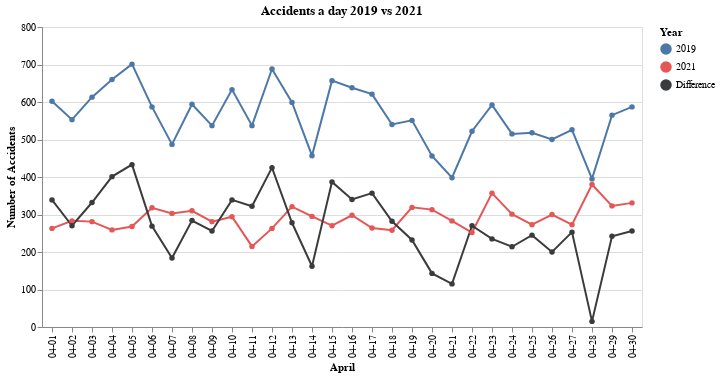

Here is the notebook cell this chart was saved with:
### Code cell
# As the required data is the difference between 2019 and 2021, the information is obtained with the following section of code:
def row_function19 (row):
  row['2019']=str(row['2019'])[5:10]
  return row
def row_function21 (row):
  row['2021']=str(row['2021'])[5:10]
  return row

merge21=dat21.apply(row_function21, axis=1)
merge19=dat19.apply(row_function19, axis=1)
datamerge=merge19.merge(merge21,left_on='2019',right_on='2021')
datamerge['Difference between years'] = datamerge['Accidents_x'] - datamerge['Accidents_y']

#Dataset to be plotted with the days of april and the difference between the desired years:
difference_joint=pd.DataFrame({'April':april_list,
                               'Year':['Difference']*len(april_list),
                           'Number of Accidents':datamerge['Difference between years']})


domain=['2019','2021','Difference']
df_all_difference=df_all[df_all['Year']!='2020'].append(difference_joint)

#Chart representation:
chart_all_difference=alt.Chart(df_all_difference).mark_line(size=2, point=True).encode(
    x='April',
    y='Number of Accidents',
    color=alt.Color('Year', scale=alt.Scale(domain= domain , range=['#4c78a8','#e45756','#3a3b3c']))
).properties(title='Accidents a day 2019 vs 2021')


#With the following we can have a unique chart, which is appropriate for the comparison among the graphs:
b_2=chart_all_difference
b_2

### Figure 1 — Vega-Lite specification as saved in the notebook (floating-point values rounded to 4 significant figures)
{"config": {"view": {"continuousWidth": 400, "continuousHeight": 300}}, "data": {"name": "data-1c1401d60828d704696b0b4b15fa42af"}, "mark": {"type": "line", "point": true, "size": 2}, "encoding": {"color": {"field": "Year", "scale": {"domain": ["2019", "2021", "Difference"], "range": ["#4c78a8", "#e45756", "#3a3b3c"]}, "type": "nominal"}, "x": {"field": "April", "type": "nominal"}, "y": {"field": "Number of Accidents", "type": "quantitative"}}, "title": "Accidents a day 2019 vs 2021", "$schema": "https://vega.github.io/schema/vega-lite/v4.17.0.json", "datasets": {"data-1c1401d60828d704696b0b4b15fa42af": [{"April": "04-01", "Year": "2019", "Number of Accidents": 602}, {"April": "04-02", "Year": "2019", "Number of Accidents": 553}, {"April": "04-03", "Year": "2019", "Number of Accidents": 613}, {"April": "04-04", "Year": "2019", "Number of Accidents": 660}, {"April": "04-05", "Year": "2019", "Number of Accidents": 701}, {"April": "04-06", "Year": "2019", "Number of Accidents": 587}, {"April": "04-07", "Year": "2019", "Number of Accidents": 487}, {"April": "04-08", "Year": "2019", "Number of Accidents": 594}, {"April": "04-09", "Year": "2019", "Number of Accidents": 537}, {"April": "04-10", "Year": "2019", "Number of Accidents": 633}, {"April": "04-11", "Year": "2019", "Number of Accidents": 537}, {"April": "04-12", "Year": "2019", "Number of Accidents": 688}, {"April": "04-13", "Year": "2019", "Number of Accidents": 599}, {"April": "04-14", "Year": "2019", "Number of Accidents": 457}, {"April": "04-15", "Year": "2019", "Number of Accidents": 657}, {"April": "04-16", "Year": "2019", "Number of Accidents": 638}, {"April": "04-17", "Year": "2019", "Number of Accidents": 621}, {"April": "04-18", "Year": "2019", "Number of Accidents": 540}, {"April": "04-19", "Year": "2019", "Number of Accidents": 551}, {"April": "04-20", "Year": "2019", "Number of Accidents": 456}, {"April": "04-21", "Year": "2019", "Number of Accidents": 398}, {"April": "04-22", "Year": "2019", "Number of Accidents": 522}, {"April": "04-23", "Year": "2019", "Number of Accidents": 592}, {"April": "04-24", "Year": "2019", "Number of Accidents": 515}, {"April": "04-25", "Year": "2019", "Number of Accidents": 518}, {"April": "04-26", "Year": "2019", "Number of Accidents": 500}, {"April": "04-27", "Year": "2019", "Number of Accidents": 526}, {"April": "04-28", "Year": "2019", "Number of Accidents": 395}, {"April": "04-29", "Year": "2019", "Number of Accidents": 565}, {"April": "04-30", "Year": "2019", "Number of Accidents": 587}, {"April": "04-01", "Year": "2021", "Number of Accidents": 263}, {"April": "04-02", "Year": "2021", "Number of Accidents": 283}, {"April": "04-03", "Year": "2021", "Number of Accidents": 281}, {"April": "04-04", "Year": "2021", "Number of Accidents": 259}, {"April": "04-05", "Year": "2021", "Number of Accidents": 268}, {"April": "04-06", "Year": "2021", "Number of Accidents": 318}, {"April": "04-07", "Year": "2021", "Number of Accidents": 303}, {"April": "04-08", "Year": "2021", "Number of Accidents": 310}, {"April": "04-09", "Year": "2021", "Number of Accidents": 281}, {"April": "04-10", "Year": "2021", "Number of Accidents": 294}, {"April": "04-11", "Year": "2021", "Number of Accidents": 215}, {"April": "04-12", "Year": "2021", "Number of Accidents": 263}, {"April": "04-13", "Year": "2021", "Number of Accidents": 321}, {"April": "04-14", "Year": "2021", "Number of Accidents": 295}, {"April": "04-15", "Year": "2021", "Number of Accidents": 270}, {"April": "04-16", "Year": "2021", "Number of Accidents": 298}, {"April": "04-17", "Year": "2021", "Number of Accidents": 264}, {"April": "04-18", "Year": "2021", "Number of Accidents": 258}, {"April": "04-19", "Year": "2021", "Number of Accidents": 319}, {"April": "04-20", "Year": "2021", "Number of Accidents": 313}, {"April": "04-21", "Year": "2021", "Number of Accidents": 283}, {"April": "04-22", "Year": "2021", "Number of Accidents": 252}, {"April": "04-23", "Year": "2021", "Number of Accidents": 357}, {"April": "04-24", "Year": "2021", "Number of Accidents": 301}, {"April": "04-25", "Year": "2021", "Number of Accidents": 273}, {"April": "04-26", "Year": "2021", "Number of Accidents": 300}, {"April": "04-27", "Year": "2021", "Number of Accidents": 273}, {"April": "04-28", "Year": "2021", "Number of Accidents": 380}, {"April": "04-29", "Year": "2021", "Number of Accidents": 323}, {"April": "04-30", "Year": "2021", "Number of Accidents": 331}, {"April": "04-01", "Year": "Difference", "Number of Accidents": 339}, {"April": "04-02", "Year": "Difference", "Number of Accidents": 270}, {"April": "04-03", "Year": "Difference", "Number of Accidents": 332}, {"April": "04-04", "Year": "Difference", "Number of Accidents": 401}, {"April": "04-05", "Year": "Difference", "Number of Accidents": 433}, {"April": "04-06", "Year": "Difference", "Number of Accidents": 269}, {"April": "04-07", "Year": "Difference", "Number of Accidents": 184}, {"April": "04-08", "Year": "Difference", "Number of Accidents": 284}, {"April": "04-09", "Year": "Difference", "Number of Accidents": 256}, {"April": "04-10", "Year": "Difference", "Number of Accidents": 339}, {"April": "04-11", "Year": "Difference", "Number of Accidents": 322}, {"April": "04-12", "Year": "Difference", "Number of Accidents": 425}, {"April": "04-13", "Year": "Difference", "Number of Accidents": 278}, {"April": "04-14", "Year": "Difference", "Number of Accidents": 162}, {"April": "04-15", "Year": "Difference", "Number of Accidents": 387}, {"April": "04-16", "Year": "Difference", "Number of Accidents": 340}, {"April": "04-17", "Year": "Difference", "Number of Accidents": 357}, {"April": "04-18", "Year": "Difference", "Number of Accidents": 282}, {"April": "04-19", "Year": "Difference", "Number of Accidents": 232}, {"April": "04-20", "Year": "Difference", "Number of Accidents": 143}, {"April": "04-21", "Year": "Difference", "Number of Accidents": 115}, {"April": "04-22", "Year": "Difference", "Number of Accidents": 270}, {"April": "04-23", "Year": "Difference", "Number of Accidents": 235}, {"April": "04-24", "Year": "Difference", "Number of Accidents": 214}, {"April": "04-25", "Year": "Difference", "Number of Accidents": 245}, {"April": "04-26", "Year": "Difference", "Number of Accidents": 200}, {"April": "04-27", "Year": "Difference", "Number of Accidents": 253}, {"April": "04-28", "Year": "Difference", "Number of Accidents": 15}, {"April": "04-29", "Year": "Difference", "Number of Accidents": 242}, {"April": "04-30", "Year": "Difference", "Number of Accidents": 256}]}}
